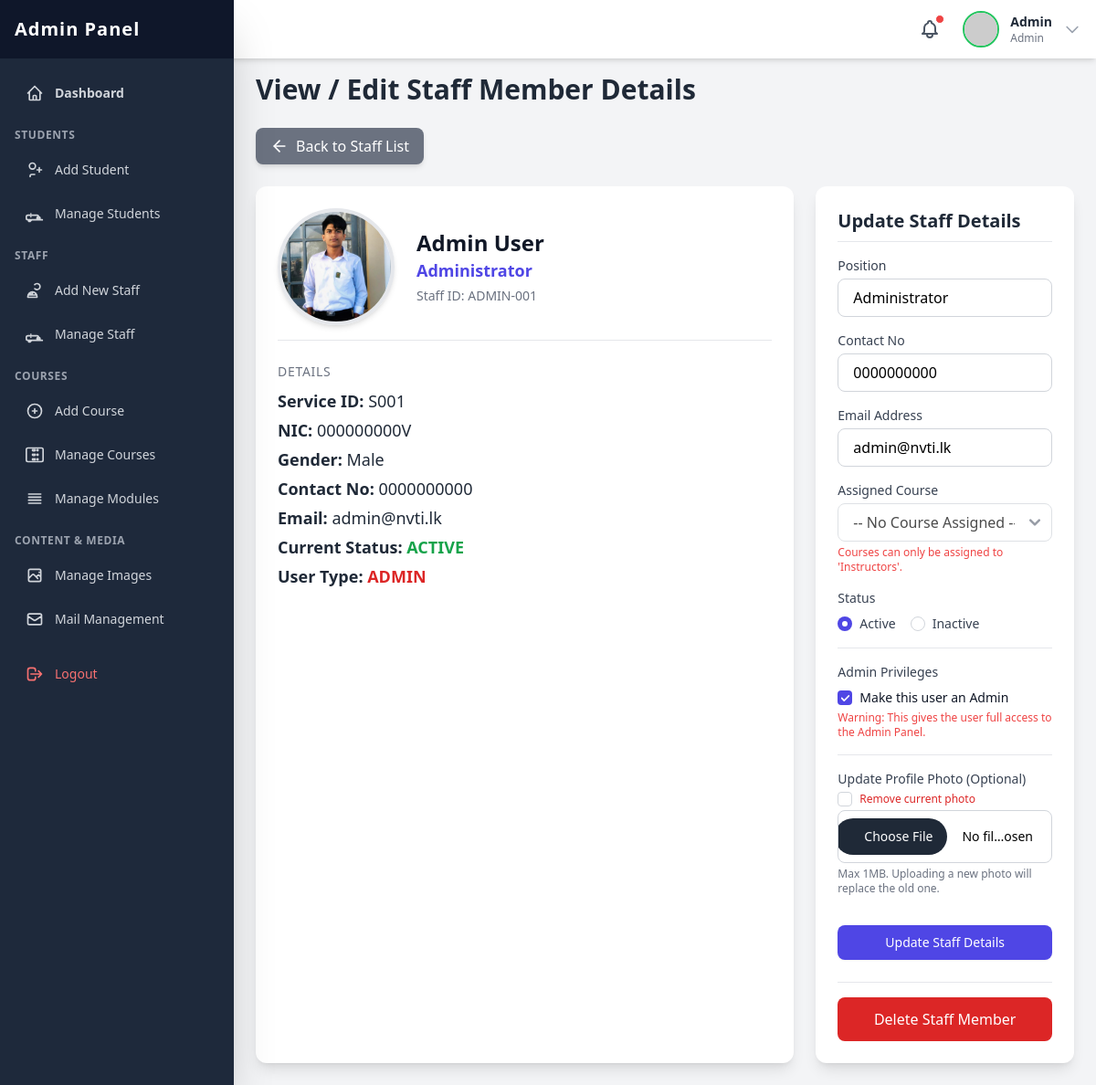
/admin/pages/view_staff_details.php?staff_id=ADMIN-001 (signed in), run on the app's committed database.
### tables this page shows
CREATE TABLE `staff` (
  `id` int(11) NOT NULL,
  `staff_id` varchar(20) NOT NULL,
  `service_id` varchar(20) NOT NULL,
  `first_name` varchar(50) NOT NULL,
  `last_name` varchar(50) NOT NULL,
  `nic` varchar(15) NOT NULL,
  `contact_no` varchar(15) DEFAULT NULL,
  `email` varchar(100) DEFAULT NULL,
  `gender` varchar(10) NOT NULL,
  `password` varchar(255) NOT NULL,
  `position` varchar(100) NOT NULL,
  `type` varchar(50) DEFAULT NULL,
  `course_no` varchar(20) DEFAULT NULL,
  `profile_photo` varchar(255) DEFAULT NULL,
  `status` enum('active','inactive') NOT NULL DEFAULT 'active',
  `login_status` tinyint(1) DEFAULT 0
);

### admin/pages/view_staff_details.php (the view, shortened to what the rows shown need)
<?php
include_once('../include/header.php');
include_once('../../include/connection.php');
$staff_id_to_view = trim($_GET['staff_id']);
$query = "SELECT * FROM staff WHERE staff_id = ?";
$stmt = $con->prepare($query);
$stmt->bind_param("s", $staff_id_to_view);
$stmt->execute();
$result = $stmt->get_result();
if ($result->num_rows == 1) {
    $staff = $result->fetch_assoc();
    $photo_url = "https://placehold.co/150x150/a0aec0/ffffff?text=" . substr($staff['first_name'], 0, 1);
    if (!empty($staff['profile_photo']) && file_exists('../../uploads/profile_photos/' . $staff['profile_photo'])) {
        $photo_url = '../../uploads/profile_photos/' . $staff['profile_photo'];
    }
    $is_instructor = ($staff['position'] === 'Instructor');
} else {
    echo "<div class='p-6'><p class='text-red-500'>Error: No staff member found with ID: " . htmlspecialchars($staff_id_to_view) . "</p></div>";
    $stmt->close();
    $con->close();
    include_once('../include/footer.php');
    exit();
}
?>
<h2 class="text-3xl font-bold text-gray-800 mb-6">View / Edit Staff Member Details</h2>
<div class="grid grid-cols-1 lg:grid-cols-3 gap-6">
    <div class="lg:col-span-2 bg-white p-6 rounded-xl shadow-lg">
        <div class="flex flex-col sm:flex-row items-center border-b pb-4 mb-6 gap-6">
            <img
                src="<?php echo $photo_url; ?>?v=<?php echo time();  ?>"
                alt="<?php echo htmlspecialchars($staff['first_name'] . ' ' . $staff['last_name']); ?>"
                class="w-32 h-32 rounded-full object-cover shadow-md flex-shrink-0 border-4 border-gray-200"
            >
            <div>
                <h3 class="text-2xl font-bold text-gray-900"><?php echo htmlspecialchars($staff['first_name'] . ' ' . $staff['last_name']); ?></h3>
                <p class="text-lg text-indigo-600 font-semibold"><?php echo htmlspecialchars($staff['position']); ?></p>
                <p class="text-sm text-gray-500 mt-1">Staff ID: <?php echo htmlspecialchars($staff['staff_id']); ?></p>
            </div>
        </div>
        <div class="space-y-4">
            <div>
                <div class="mt-2 text-lg text-gray-800 space-y-1">
                    <p><strong>Service ID:</strong> <?php echo htmlspecialchars($staff['service_id']); ?></p>
                    <p><strong>NIC:</strong> <?php echo htmlspecialchars($staff['nic']); ?></p>
                    <p><strong>Gender:</strong> <?php echo htmlspecialchars($staff['gender']); ?></p>
                    <p><strong>Contact No:</strong> <?php echo htmlspecialchars($staff['contact_no'] ?? 'N/A'); ?></p>
                    <p><strong>Email:</strong> <?php echo htmlspecialchars($staff['email'] ?? 'N/A'); ?></p>
                     <p><strong>Current Status:</strong>
                        <?php if ($staff['status'] == 'active'): ?>
                            <span class="font-semibold text-green-600">ACTIVE</span>
                        <?php else: ?>
                            <span class="font-semibold text-red-600">INACTIVE</span>
                        <?php endif; ?>
                     </p>
                     <p><strong>User Type:</strong>
                        <?php if (isset($staff['type']) && $staff['type'] == 'admin'): ?>
                            <span class="font-bold text-red-600">ADMIN</span>
                        <?php else: ?>
                            <span class="font-semibold text-gray-600">Staff</span>
                        <?php endif; ?>
                     </p>
                </div>
            </div>
        </div>
    </div>
    <div class="lg:col-span-1">
        <div class="bg-white p-6 rounded-xl shadow-lg sticky top-28">
            <form action="../lib/staff_action_handler.php" method="POST" class="space-y-4" enctype="multipart/form-data">
                <div>
                    <label for="position" class="block text-sm font-medium text-gray-700 mb-1">Position</label>
                    <input type="text" id="position" name="position" required
                           value="<?php echo htmlspecialchars($staff['position']); ?>"
                           class="w-full px-4 py-2 border border-gray-300 rounded-lg focus:outline-none focus:ring-2 focus:ring-indigo-500"
                           placeholder="e.g., Instructors, Clerk">
                </div>
                <div>
                    <label for="contact_no" class="block text-sm font-medium text-gray-700 mb-1">Contact No</label>
                    <input type="tel" id="contact_no" name="contact_no" pattern="[0-9]{10}" placeholder="07XXXXXXXX" required
                           value="<?php echo htmlspecialchars($staff['contact_no'] ?? ''); ?>"
                           class="w-full px-4 py-2 border border-gray-300 rounded-lg focus:outline-none focus:ring-2 focus:ring-indigo-500">
                </div>
                 <div>
                    <label for="email" class="block text-sm font-medium text-gray-700 mb-1">Email Address</label>
                    <input type="email" id="email" name="email" placeholder="example@gmail.com" required
                           value="<?php echo htmlspecialchars($staff['email'] ?? ''); ?>"
                           class="w-full px-4 py-2 border border-gray-300 rounded-lg focus:outline-none focus:ring-2 focus:ring-indigo-500">
                </div>
                <div>
                    <label for="course_no" class="block text-sm font-medium text-gray-700 mb-1">Assigned Course</label>
                    <select id="course_no" name="course_no"
                            class="w-full px-4 py-2 border border-gray-300 rounded-lg bg-white focus:outline-none focus:ring-2 focus:ring-indigo-500 appearance-none
                            <?php if (!$is_instructor) echo 'bg-gray-100 cursor-not-allowed'; ?>"
                            <?php if (!$is_instructor) echo 'disabled'; ?> >
                        <option value="">-- No Course Assigned --</option>
                    </select>
                    <?php if (!$is_instructor): ?>
                    <p class="text-xs text-red-500 mt-1">Courses can only be assigned to 'Instructors'.</p>
                    <?php endif; ?>
                </div>
                <div>
                    <div class="flex items-center space-x-4">
                        <div class="flex items-center">
                            <input id="status_active" name="status" type="radio" value="active" <?php echo ($staff['status'] == 'active') ? 'checked' : ''; ?>
                                   class="h-4 w-4 text-indigo-600 border-gray-300 focus:ring-indigo-500">
                            <label for="status_active" class="ml-2 text-sm font-medium text-gray-700">Active</label>
                        </div>
                        <div class="flex items-center">
                            <input id="status_inactive" name="status" type="radio" value="inactive" <?php echo ($staff['status'] == 'inactive') ? 'checked' : ''; ?>
                                   class="h-4 w-4 text-indigo-600 border-gray-300 focus:ring-indigo-500">
                            <label for="status_inactive" class="ml-2 text-sm font-medium text-gray-700">Inactive</label>
                        </div>
                    </div>
                </div>
                <div class="border-t pt-4">
                    <div class="flex items-center">
                        <input id="make_admin" name="admin_type" type="checkbox" value="admin"
                               <?php echo (isset($staff['type']) && $staff['type'] == 'admin') ? 'checked' : ''; ?>
                               class="h-4 w-4 text-indigo-600 border-gray-300 rounded focus:ring-indigo-500">
                        <label for="make_admin" class="ml-2 text-sm font-medium text-gray-900">Make this user an Admin</label>
                    </div>
                </div>
            </form>
        </div>
    </div>
</div>
<?php
include_once('../include/footer.php');
?>

### admin/include/header.php (shortened to what the rows shown need)
<?php
$admin_username = isset($_SESSION['admin_username']) ? $_SESSION['admin_username'] : null;
$admin_display_name = 'User';
$admin_display_type = 'Guest';
if ($admin_username) {
    include_once __DIR__ . '/../../include/connection.php';
    if (isset($con)) {
        $query_admin = "SELECT username, type FROM admin WHERE username = ?";
        $stmt_admin = $con->prepare($query_admin);
        if ($stmt_admin) {
            $stmt_admin->bind_param("s", $admin_username);
            $stmt_admin->execute();
            $result_admin = $stmt_admin->get_result();
            if ($result_admin->num_rows == 1) {
                $admin_data = $result_admin->fetch_assoc();
                $admin_display_name = htmlspecialchars($admin_data['username']);
                $admin_display_type = htmlspecialchars(ucfirst($admin_data['type']));
            }
        } else {
             error_log("Admin header: Failed to prepare admin query: " . $con->error);
        }
    } else {
        error_log("Admin header: Database connection not established in connection.php.");
    }
}
?>
<!DOCTYPE html>
<html lang="en">
<head>
    <script src="https://cdn.tailwindcss.com"></script>
    <link href="https://cdnjs.cloudflare.com/ajax/libs/flowbite/2.2.1/flowbite.min.css" rel="stylesheet" />
    <link rel="stylesheet" href="../css/webkit.css">
</head>
<body class="bg-gray-100 min-h-screen">
    <header class="fixed top-0 left-0 right-0 h-16 bg-white shadow-md z-30 flex items-center justify-between px-4 transition-all duration-300" id="page-header">
        <div class="flex items-center space-x-4 relative">
            <button id="avatarButton" type="button" data-dropdown-toggle="userDropdown" data-dropdown-placement="bottom-start" class="flex items-center space-x-3 cursor-pointer group">
                <div class="hidden sm:block text-sm text-left"> <p class="font-semibold text-gray-800"><?php echo $admin_display_name; ?></p>
                    <p class="text-xs text-gray-500"><?php echo $admin_display_type; ?></p>
                </div>
                </button>
            </div>
    </header>
    <div id="sidebar-wrapper">
        <nav class="fixed top-0 bottom-0 left-0 w-64 bg-slate-800 text-white z-40 transform -translate-x-full lg:translate-x-0 transition-transform duration-300 ease-in-out shadow-2xl" id="page-sidebar">
            <div class="h-16 bg-slate-900 flex items-center justify-between px-4">
                <h1 class="text-xl font-extrabold text-white tracking-wider">Admin Panel</h1>
            </div>
        </nav>
    </div>
    <main class="pt-20 p-6 lg:ml-64 transition-all duration-300" id="main-content">

### data on the page
staff: profile_photo (picture), first_name+last_name "Admin User", position "Administrator", staff "ADMIN-001", service "S001", nic "000000000V", gender "Male", contact_no "0000000000", email "admin@nvti.lk", status "☑ Active", status "☐ Inactive", type "☑"

### other printed values
$admin_display_name "Admin"
$admin_display_type "Admin"
